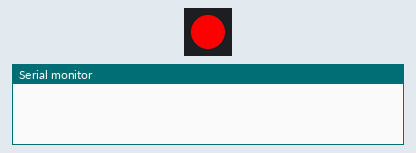
Recording of a sketch running on a simulated Arduino Uno, built with avr-gcc and run on an emulated ATmega328P. Shown: 1 RGB LEDs in strip order, left to right, the last lines printed to the serial monitor. Wiring (inferred from the names in the program): WS2801 LEDs: data pin 9; clock pin 8. Dim RGB values are drawn brighter than linear; random numbers use the default seed unless the sketch sets one.

Above: at 0.1 s.
At 2.1 s:
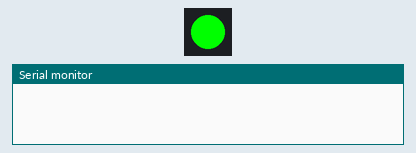
At 4.1 s:
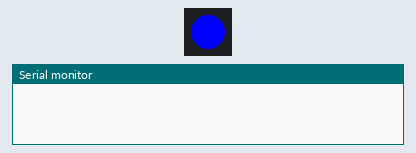
At 39.5 s:
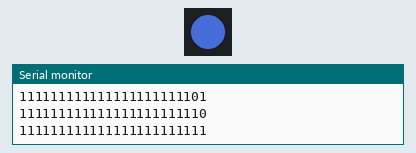
Timing chart, 0 to 40.0 s (numbered marks = the images above):
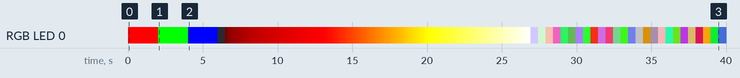

The sketch:

RGB_Shield_example.ino
```cpp
// (licence header left out)
int SDI = 9; //Pin 9 of the Arduino is used as the SDI (Serial Data)
int CKI = 8; //Pin 8 of the Arduino is used as the CKI (Data clock)

#define STRIP_LENGTH 1 //This is to use more than one RGB LED board. In this case only one board connected
long strip_colors[STRIP_LENGTH];

long fade = 0x000000;  // A long integer for the fade function
long fade_change = 0x000000;  // A long int to do bitwise shifting on the fade value

void setup() {
  pinMode(SDI, OUTPUT);
  pinMode(CKI, OUTPUT);

  //Clear out the array
  for(int x = 0 ; x < STRIP_LENGTH ; x++)
    strip_colors[x] = 0;

  randomSeed(analogRead(0));  // Initialise a random number seed

  Serial.begin(9600);  // Just for testing


}

void loop() {

  // Example 1
  //Output known bright colours to the LED.
  // Data is in the format  RRGGBB, where:
  //   RR is hexicecimal number which sets the red brightness (00-FF, or 0-256)
  //   GG is hexicecimal number which sets the green brightness (00-FF, or 0-256)
  //   BB is hexicecimal number which sets the blue brightness (00-FF, or 0-256)

  strip_colors[0] = 0xFF0000; //Set the data to Bright Red
  post_frame(); //Push the current color frame to the strip
  delay(2000);  // Wait 2 seconds
  strip_colors[0] = 0x00FF00; //Set the data to Bright Green
  post_frame(); //Push the current color frame to the strip
  delay(2000);
  strip_colors[0] = 0x0000FF; //Set the data to Bright Blue
  post_frame(); //Push the current color frame to the strip
  delay(2000);

  //Example 2
  //Fade in red then green then blue until the output is white

  // First blank the output
  strip_colors[0] = fade;
  post_frame(); //Push the current color frame to the strip
  delay(500);
  //Fade in red
  for(int i=0;i<=255;i++)
  {
    fade = i;
    fade = (fade<<16);
    Serial.println(fade, BIN);  // Just for testing
    strip_colors[0] = fade;
    post_frame(); //Push the current color frame to the strip
    delay(5);  // Very short delay
  }

  //Fade in green
  for(int i=0;i<=255;i++)
  {
    fade =  i;
    fade = (fade<<8);
    fade = fade + 0xFF0000;
    Serial.println(fade, BIN);  // Just for testing
    strip_colors[0] = fade;
    post_frame(); //Push the current color frame to the strip
    delay(5);  // Very short delay
  }

  //Fade in blue
  for(int i=0;i<=255;i++)
  {
    fade =  i;
    fade = fade + 0xFFFF00;
    Serial.println(fade, BIN);  // Just for testing
    strip_colors[0] = fade;
    post_frame(); //Push the current color frame to the strip
    delay(5);  // Very short delay
  }

  //Example 3
  //Output a random colour every 500ms to the display
  while(1){ //Do nothing
    addRandom();  // This adds a random colour as the output
    post_frame(); //Push the current color frame to the strip
    delay(500);                  // wait for a second
  }
}

//Throws random colors down the strip array
void addRandom(void) {
  int x;

  //First, shuffle all the current colors down one spot on the strip
  for(x = (STRIP_LENGTH - 1) ; x > 0 ; x--)
    strip_colors[x] = strip_colors[x - 1];

  //Now form a new RGB color
  long new_color = 0;
  for(x = 0 ; x < 3 ; x++){
    new_color <<= 8;
    new_color |= random(0xFF); //Give me a number from 0 to 0xFF
    //new_color &= 0xFFFFF0; //Force the random number to just the upper brightness levels. It sort of works.
  }

  strip_colors[0] = new_color; //Add the new random color to the strip
}

//Takes the current strip color array and pushes it out
void post_frame (void) {
  //Each LED requires 24 bits of data
  //MSB: R7, R6, R5..., G7, G6..., B7, B6... B0
  //Once the 24 bits have been delivered, the IC immediately relays these bits to its neighbor
  //Pulling the clock low for 500us or more causes the IC to post the data.

  for(int LED_number = 0 ; LED_number < STRIP_LENGTH ; LED_number++) {
    long this_led_color = strip_colors[LED_number]; //24 bits of color data

    for(byte color_bit = 23 ; color_bit != 255 ; color_bit--) {
      //Feed color bit 23 first (red data MSB)

      digitalWrite(CKI, LOW); //Only change data when clock is low

      long mask = 1L << color_bit;
      //The 1'L' forces the 1 to start as a 32 bit number, otherwise it defaults to 16-bit.

      if(this_led_color & mask)
        digitalWrite(SDI, HIGH);
      else
        digitalWrite(SDI, LOW);

      digitalWrite(CKI, HIGH); //Data is latched when clock goes high
    }
  }

  //Pull clock low to put strip into reset/post mode
  digitalWrite(CKI, LOW);
  delayMicroseconds(500); //Wait for 500us to go into reset
}
```

Measured:
- by itself, RGB LED 0: off → RGB(255, 0, 0) at 0.02 s, → RGB(0, 255, 0) 2.0 s later, → RGB(0, 0, 255) 2.0 s later, → off 2.0 s later, … (261 changes in this stretch)
